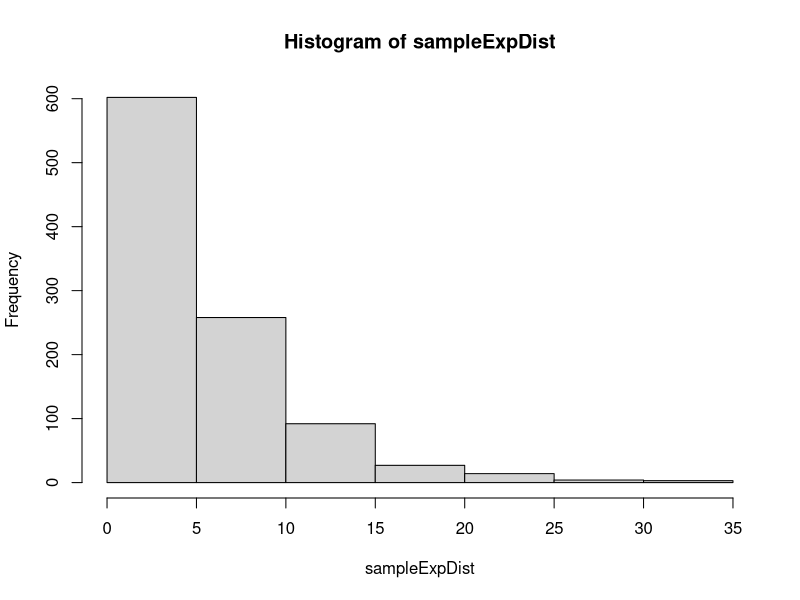
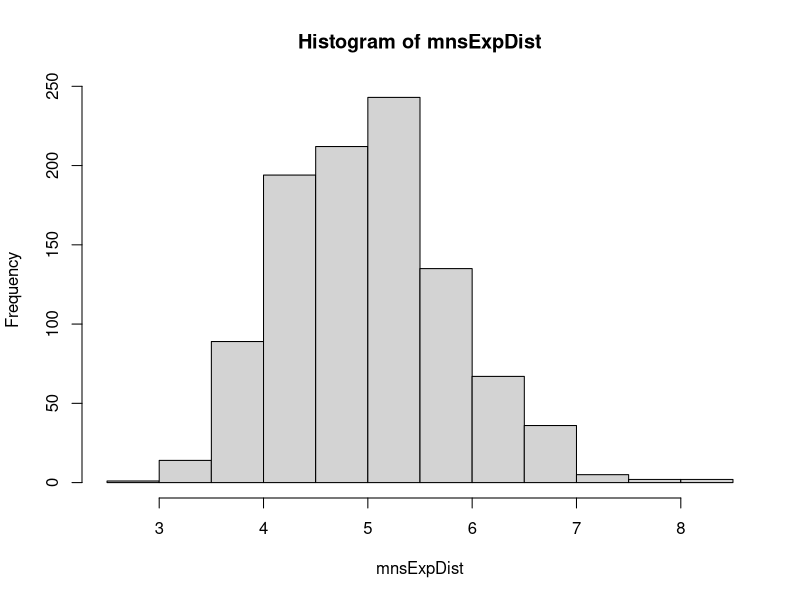

Write the R code that produced these figures, in order.
## ---- chunk 1
knitr::opts_chunk$set(echo = TRUE)
## ---- chunk 2

# Set parameters for distribution
n <- 40 
lambda <- 0.2




# An exploratory plot 

## ---- chunk 3
set.seed(0)

# Generate 1,000 random deviates for an exponential distribution
sampleExpDist <- rexp(1000, lambda)

# Generate a distribution of 1000 averages of 40 
# random deviates for an exponential distribution
# and calculate the variances in each sample
expSample = NULL
mnsExpDist = NULL
varExpDist = NULL
for (i in 1 : 1000) {
  expSample = rexp(n, lambda)
  mnsExpDist = c(mnsExpDist, mean(expSample))
  varExpDist = c(varExpDist, var(expSample))
}

# Create a histogram of the distribution of exponentials
hist(sampleExpDist)

# Create histogram of the distribution of exponential averages
hist(mnsExpDist)

## ---- chunk 4

# Load libraries
library(knitr)

# Calculate the mean of the sample exponential distribution
sampleExpDistMean <- round(mean(sampleExpDist),3)

# Calculate mean of the distribution of exponential averages
mnsDistMean <- round(mean(mnsExpDist),3)

# Calculate hypothetical mean for the exponential distribution
hypoDistMean <- 1/lambda

# Combine means in a row
rowMeans <- rbind(c(sampleExpDistMean, mnsDistMean, hypoDistMean))

# Display table of calculated means
kable(rowMeans, caption = "Comparison of Sample and Hypothetical Means", col.names = c("Sample","Averages","Hypothetical"), align = 'c')

## ---- chunk 5

# Calculate variance of the sample exponential distribution
sampleExpDistVariance <- round(var(sampleExpDist),3)

# Calculate variance of the distribution of exponential averages
mnsExpDistVariance <- round(mean(varExpDist),3)

# Calculate hypothetical mean for the exponential distribution
hypoDistVariance <- (1/lambda)^2

# Combine variances in a row
rowVar <- rbind(c(sampleExpDistVariance, mnsExpDistVariance, hypoDistVariance))

# Display table of calculated variances
kable(rowVar, caption = "Comparison of Sample and Hypothetical Variances", col.names = c("Sample","Averages","Hypothetical"), align = 'c')

## ---- chunk 6


